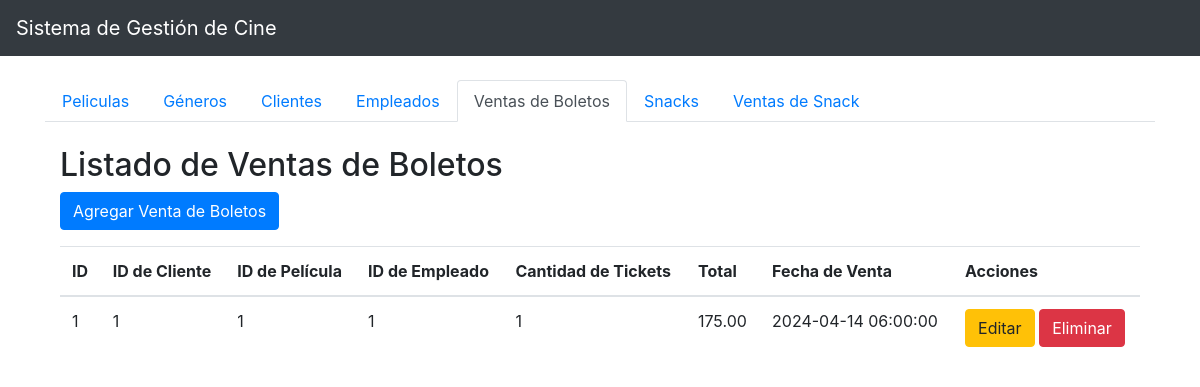
Screenshot of /index.php?controller=VentasBoletosController&action=index with the database file from the repository.
### tables this page shows
CREATE TABLE `ventas_boletos` (
  `id` int(11) NOT NULL,
  `cliente_id` int(11) DEFAULT NULL,
  `pelicula_id` int(11) DEFAULT NULL,
  `empleado_id` int(11) DEFAULT NULL,
  `cantidad_tickets` int(11) DEFAULT NULL,
  `total` decimal(10,2) DEFAULT NULL,
  `fecha_venta` timestamp NOT NULL DEFAULT current_timestamp()
);

### controllers/VentasBoletosController.php (called while the page is built, shortened)
<?php
require_once __DIR__ . '/../models/VentaBoletos.php';
class VentasBoletosController {
    private $ventaBoletosModel;
    public function __construct() {
        $this->ventaBoletosModel = new VentaBoletos();
    }
    public function index() {
        $ventasBoletos = $this->ventaBoletosModel->obtenerVentasBoletos();
        include './views/ventas_boletos/index.php';
    }
}
?>

### models/Conexion.php (called while the page is built, shortened)
<?php
class Conexion {
    private $host = "localhost";
    private $user = "root";
    private $password = "";
    private $database = "cine_db";
    public function conectar() {
        $conexion = new mysqli($this->host, $this->user, $this->password, $this->database);
        return $conexion;
    }
}
?>

### models/VentaBoletos.php (called while the page is built, shortened)
<?php
require_once './models/Conexion.php';
class VentaBoletos {
    private $conexion;
    public function __construct() {
        $this->conexion = new Conexion();
    }
    public function obtenerVentasBoletos() {
        $query = "SELECT * FROM ventas_boletos";
        $resultado = $this->conexion->conectar()->query($query);
        return $resultado->fetch_all(MYSQLI_ASSOC);
    }
}
?>

### views/ventas_boletos/index.php (the view)
<div class="container mt-4">
    <h2>Listado de Ventas de Boletos</h2>
    <a href="./index.php?controller=VentasBoletosController&action=alta" class="btn btn-primary mb-3">Agregar Venta de Boletos</a>
    <table class="table">
        <thead>
        <tr>
            <th>ID</th>
            <th>ID de Cliente</th>
            <th>ID de Película</th>
            <th>ID de Empleado</th>
            <th>Cantidad de Tickets</th>
            <th>Total</th>
            <th>Fecha de Venta</th>
            <th>Acciones</th>
        </tr>
        </thead>
        <tbody>
        <?php foreach ($ventasBoletos as $ventaBoleto): ?>
            <tr>
                <td><?php echo $ventaBoleto['id']; ?></td>
                <td><?php echo $ventaBoleto['cliente_id']; ?></td>
                <td><?php echo $ventaBoleto['pelicula_id']; ?></td>
                <td><?php echo $ventaBoleto['empleado_id']; ?></td>
                <td><?php echo $ventaBoleto['cantidad_tickets']; ?></td>
                <td><?php echo $ventaBoleto['total']; ?></td>
                <td><?php echo $ventaBoleto['fecha_venta']; ?></td>
                <td>
                    <a href="./index.php?controller=VentasBoletosController&action=editar&id=<?php echo $ventaBoleto['id']; ?>" class="btn btn-warning">Editar</a>
                    <a href="./index.php?controller=VentasBoletosController&action=eliminar&id=<?php echo $ventaBoleto['id']; ?>" class="btn btn-danger">Eliminar</a>
                </td>
            </tr>
        <?php endforeach; ?>
        </tbody>
    </table>
</div>

### rows the page displays
ventas_boletos: id "1", cliente "1", pelicula "1", empleado "1", cantidad_tickets "1", total "175.00", fecha_venta "2024-04-14 06:00:00"
